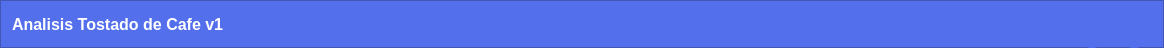
      <widget class="QFrame" name="frame_superior">
       <property name="minimumSize">
        <size>
         <width>0</width>
         <height>48</height>
        </size>
       </property>
       <property name="maximumSize">
        <size>
         <width>16777215</width>
         <height>48</height>
        </size>
       </property>
       <property name="styleSheet">
        <string notr="true">QLabel{
color:rgb(255, 255, 255)
}
QFrame{
background-color: rgb(84,111,236);
}

QPushButton{
border-radius:18px;
background-color: rgb(84,111,236);
}

QPushButton:hover{
background-color: rgb(39,74,233);
}</string>
       </property>
       <property name="frameShape">
        <enum>QFrame::StyledPanel</enum>
       </property>
       <property name="frameShadow">
        <enum>QFrame::Raised</enum>
       </property>
       <layout class="QHBoxLayout" name="horizontalLayout_2">
        <item>
         <widget class="QLabel" name="label_3">
          <property name="font">
           <font>
            <family>Arial</family>
            <pointsize>12</pointsize>
            <weight>75</weight>
            <bold>true</bold>
           </font>
          </property>
          <property name="text">
           <string>Analisis Tostado de Cafe v1</string>
          </property>
         </widget>
        </item>
        <item>
         <spacer name="horizontalSpacer">
          <property name="orientation">
           <enum>Qt::Horizontal</enum>
          </property>
          <property name="sizeHint" stdset="0">
           <size>
            <width>844</width>
            <height>20</height>
           </size>
          </property>
         </spacer>
        </item>
        <item>
         <widget class="QPushButton" name="btn_min">
          <property name="minimumSize">
           <size>
            <width>36</width>
            <height>36</height>
           </size>
          </property>
          <property name="maximumSize">
           <size>
            <width>36</width>
            <height>36</height>
           </size>
          </property>
          <property name="text">
           <string/>
          </property>
          <property name="icon">
           <iconset>
            <normaloff>icons/minus.svg</normaloff>icons/minus.svg</iconset>
          </property>
          <property name="iconSize">
           <size>
            <width>36</width>
            <height>36</height>
           </size>
          </property>
         </widget>
        </item>
        <item>
         <widget class="QPushButton" name="btn_cerrar">
          <property name="minimumSize">
           <size>
            <width>36</width>
            <height>36</height>
           </size>
          </property>
          <property name="maximumSize">
           <size>
            <width>36</width>
            <height>36</height>
           </size>
          </property>
          <property name="styleSheet">
           <string notr="true">QPushButton:hover{
background-color: rgb(230,0,0);
}</string>
          </property>
          <property name="text">
           <string/>
          </property>
          <property name="icon">
           <iconset>
            <normaloff>icons/x.svg</normaloff>icons/x.svg</iconset>
          </property>
          <property name="iconSize">
           <size>
            <width>36</width>
            <height>36</height>
           </size>
          </property>
         </widget>
        </item>
       </layout>
      </widget>
